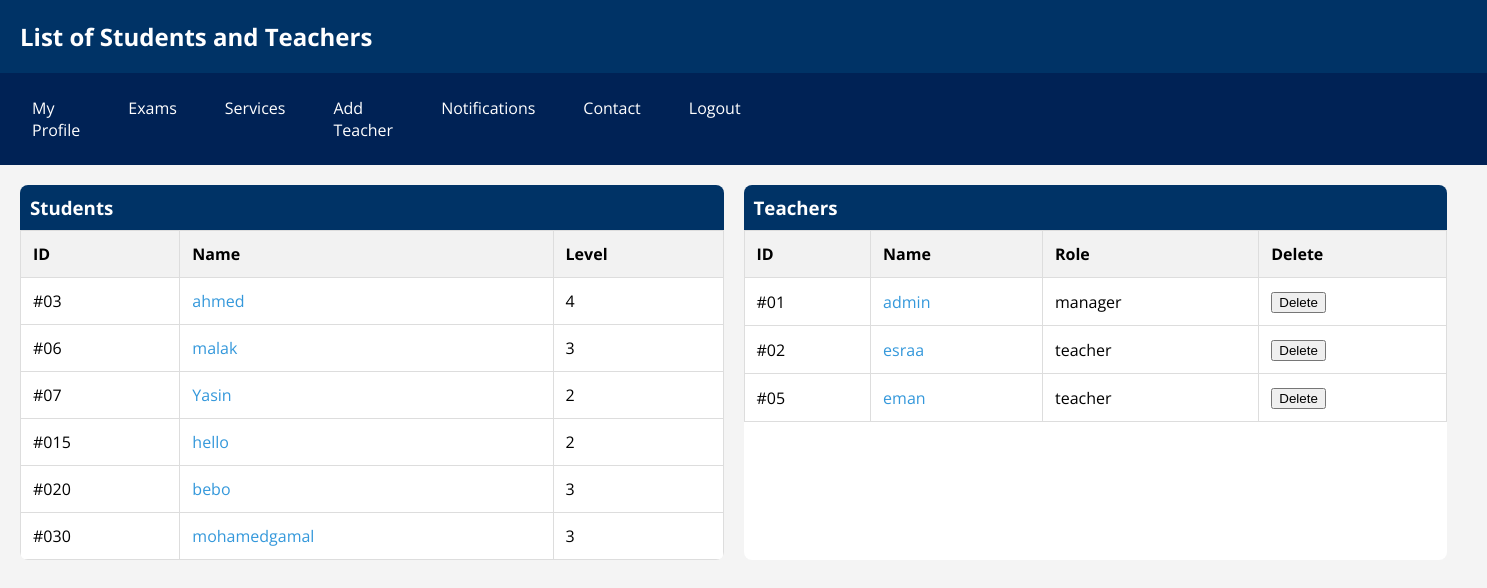
The page /api/accounts/ (signed in) on the database its author committed.
### accounts/models.py (models this page shows, shortened)
class Student(models.Model):
    user = models.OneToOneField(User, on_delete=models.CASCADE, primary_key=True)
    phone = models.CharField(max_length=11, unique=True)
    level = models.IntegerField(
        default=1,
        validators=[
            MinValueValidator(1),  # Change the limit_value as needed
            MaxValueValidator(4)  # Change the limit_value as needed
        ]
    )

class Teacher(models.Model):
    user = models.OneToOneField(User, on_delete=models.CASCADE, primary_key=True)
    phone = models.CharField(max_length=11)
    role = models.CharField(max_length=11)
    salary = models.DecimalField(max_digits=9, decimal_places=3, null=True)

### accounts/views.py (the view)
# urls.py: path('', views.getAllInSchool, name='all-in-school'),
def getAllInSchool(request):
    if request.user.is_anonymous == True:
        return redirect(EMS.views.signin)
    is_teacher = request.user.groups.filter(name='Teacher_Group').exists()
    is_manager = request.user.groups.filter(name='Principle').exists()
    students = Student.objects.all()
    teachers = Teacher.objects.all()
    return render(request, 'accounts/all_in_school.html', {'students': students, 'teachers': teachers, "manger": is_manager, "is_teacher": is_teacher})

### templates/accounts/all_in_school.html (shortened to what this page needs)
{% load static %}
<!DOCTYPE html>
<html lang="en">
<head>
</head>
<body>
    <h2>List of Students
        {% if manger %}
        and Teachers
        {% endif %}
    </h2>
    <nav>
        <a href="{% url 'myprofile' %}">My Profile</a>
        <a href="{% url 'exams' %}">Exams</a>
        {% if is_teacher%}
        <a href="{% url 'all-in-school' %}">Services</a>
        {% endif %}
        {% if manger %}
        <a href="{% url 'add-teacher' %}">Add Teacher</a>
        {% endif %}
        <a href="{% url 'notifications' %}">Notifications</a>
        {% if manger or is_student %}
        <a href="{% url 'contact' %}">Contact</a>
        {% endif %}
        <a href="{% url 'signout' %}">Logout</a>
        <a href="#"></a><a href="#"></a><a href="#"></a>
        <a href="#"></a><a href="#"></a><a href="#"></a>
        <a href="#"></a><a href="#"></a><a href="#"></a>
        <a href="#"></a><a href="#"></a><a href="#"></a>
        <a href="#"></a><a href="#"></a><a href="#"></a>
    </nav>
    <div class="container">
        <div class="list">
            <h3>Students</h3>
            <table>
                <thead>
                    <tr>
                        <th>ID</th>
                        <th>Name</th>
                        <th>Level</th>
                    </tr>
                </thead>
                <tbody>
                    {% for student in students %}
                        <tr>
                            <td>#0{{ student.pk }}</td>
                            <td><a href="{% url 'studentprofile' student.pk %}" style="color: #3498db; text-decoration: none;">{{ student.user.username }}</a></td>
                            <td>{{ student.level }}</td>
                        </tr>
                    {% endfor %}
                </tbody>
            </table>
        </div>
        {% if manger %}
        <div class="list">
            <h3>Teachers</h3>
            <table>
                <thead>
                    <tr>
                        <th>ID</th>
                        <th>Name</th>
                        <th>Role</th>
                        <th>Delete</th>
                    </tr>
                </thead>
                <tbody>
                    {% for teacher in teachers %}
                        <tr>
                            <td>#0{{ teacher.pk }}</td>
                            <td><a href="{% url 'teacherprofile' teacher.pk %}" style="color: #3498db; text-decoration: none;">{{ teacher.user.username }}</a></td>
                            <td>{{ teacher.role  }}</td>
                            <td>
                                <button onclick="deleteTeacher('{{ teacher.pk }}')">Delete</button>
                            </td>
                        </tr>
                    {% endfor %}
                </tbody>
            </table>
        </div>
        {% endif %}
    </div>
</body>
</html>

### templates/accounts/all_in_school.html (style rules this page uses)
body { font-family: 'Open Sans', sans-serif; background-color: #f4f4f4; margin: 0; padding: 0; }
h2 { background-color: #003366; color: #fff; padding: 20px; margin: 0; }
.container { display: flex; margin: 20px; }
.list { flex: 1; margin-right: 20px; background-color: #fff; border-radius: 8px; overflow: hidden; }
h3 { background-color: #003366; color: #fff; padding: 10px; margin: 0; }
table { width: 100%; border-collapse: collapse; }
th, td { border: 1px solid #ddd; padding: 12px; text-align: left; }
th { background-color: #f2f2f2; }
nav { display: flex; justify-content: space-between; background-color: #002255; padding: 0.5em; }
nav a { color: #fff; text-decoration: none; padding: 1em; margin: 0 0.5em; }

### rows shown on the page
Student: pk "3", user.username "ahmed", level "4"
Student: pk "6", user.username "malak", level "3"
Student: pk "7", user.username "Yasin", level "2"
Student: pk "15", user.username "hello", level "2"
Student: pk "20", user.username "bebo", level "3"
Student: pk "30", user.username "mohamedgamal", level "3"
Teacher: pk "1", user.username "admin", role "manager"
Teacher: pk "2", user.username "esraa", role "teacher"
Teacher: pk "5", user.username "eman", role "teacher"
